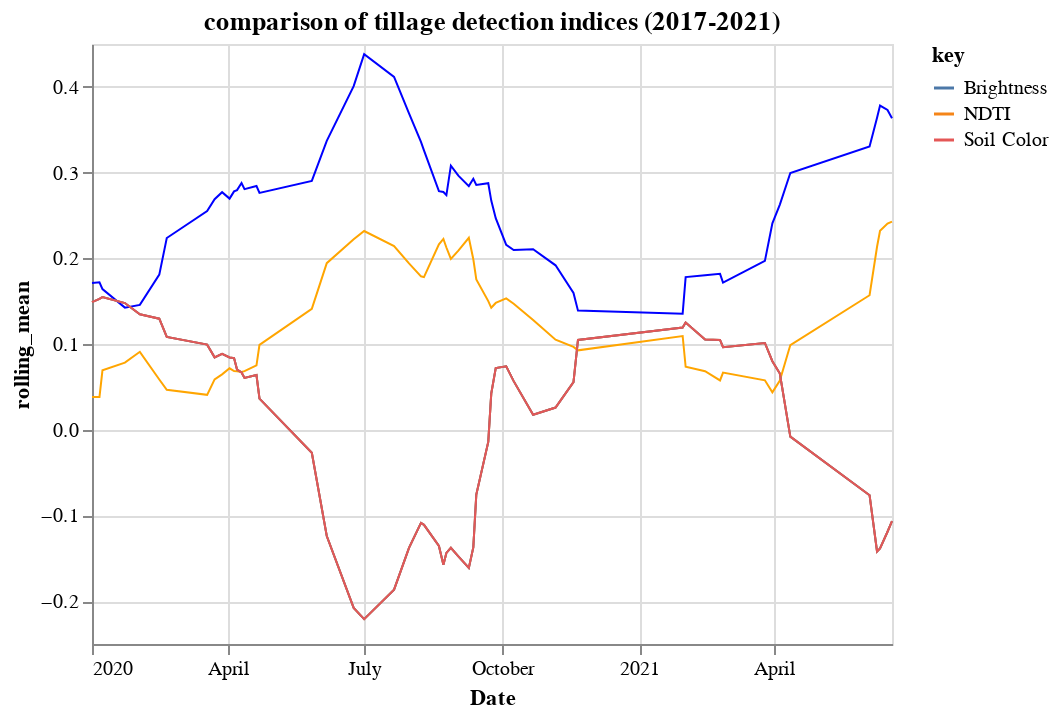

The notebook cell this image was saved under:
### Code cell
import altair as alt

ndtiAverageLine = alt.Chart(df).mark_line(
    size=1,
    color='orange'
).transform_window(
    rolling_mean='mean(Average_NDTI)',
    frame=[-1, 1]
    ).encode(
    x='Date:T',
    y='rolling_mean:Q',
)

brightnessAverageLine = alt.Chart(df).mark_line(
    size=1,
    color = 'blue'
).transform_window(
    rolling_mean='mean(Average_Brightness)',
    frame=[-1, 1]
).encode(
    x='Date:T',
    y='rolling_mean:Q',
)


soilColorAverageLine = alt.Chart(df).mark_line(
    color='red',
    size=1
).transform_window(
    rolling_mean='mean(Average_SoilColor)',
    frame=[-1, 1]
).transform_fold(
    ['NDTI', 'Brightness','Soil Color']
).encode(
    x='Date:T',
    y='rolling_mean:Q',
    color='key:N'
).properties(
    title='comparison of tillage detection indices (2017-2021)'
)

brightnessAverageLine + ndtiAverageLine + soilColorAverageLine

### Figure 1 — Vega-Lite specification as saved in the notebook (floating-point values rounded to 4 significant figures)
{"config": {"view": {"continuousWidth": 400, "continuousHeight": 300}}, "layer": [{"mark": {"type": "line", "color": "blue", "size": 1}, "encoding": {"x": {"type": "temporal", "field": "Date"}, "y": {"type": "quantitative", "field": "rolling_mean"}}, "transform": [{"window": [{"op": "mean", "field": "Average_Brightness", "as": "rolling_mean"}], "frame": [-1, 1]}]}, {"mark": {"type": "line", "color": "orange", "size": 1}, "encoding": {"x": {"type": "temporal", "field": "Date"}, "y": {"type": "quantitative", "field": "rolling_mean"}}, "transform": [{"window": [{"op": "mean", "field": "Average_NDTI", "as": "rolling_mean"}], "frame": [-1, 1]}]}, {"mark": {"type": "line", "color": "red", "size": 1}, "encoding": {"color": {"type": "nominal", "field": "key"}, "x": {"type": "temporal", "field": "Date"}, "y": {"type": "quantitative", "field": "rolling_mean"}}, "title": "comparison of tillage detection indices (2017-2021)", "transform": [{"window": [{"op": "mean", "field": "Average_SoilColor", "as": "rolling_mean"}], "frame": [-1, 1]}, {"fold": ["NDTI", "Brightness", "Soil Color"]}]}], "data": {"name": "data-b110f2afc7cc8b14f557af931a48119a"}, "$schema": "https://vega.github.io/schema/vega-lite/v4.8.1.json", "datasets": {"data-b110f2afc7cc8b14f557af931a48119a": [{"Date": "2020-01-01", "Average_NDVI": 0.08561, "Median_NDVI": 0.07719, "Average_NDTI": 0.02261, "Median_NDTI": 0.01705, "Average_Brightness": 0.1444, "Average_SoilColor": 0.1326, "Cloudiness": 0}, {"Date": "2020-01-06", "Average_NDVI": 0.1013, "Median_NDVI": 0.09083, "Average_NDTI": 0.05364, "Median_NDTI": 0.04739, "Average_Brightness": 0.1981, "Average_SoilColor": 0.1652, "Cloudiness": 15.45}, {"Date": "2020-01-08", "Average_NDVI": 0.09829, "Median_NDVI": 0.08695, "Average_NDTI": 0.03862, "Median_NDTI": 0.02991, "Average_Brightness": 0.1736, "Average_SoilColor": 0.1601, "Cloudiness": 0}, {"Date": "2020-01-23", "Average_NDVI": 0.1091, "Median_NDVI": 0.1046, "Average_NDTI": 0.1157, "Median_NDTI": 0.1128, "Average_Brightness": 0.1206, "Average_SoilColor": 0.139, "Cloudiness": 0}, {"Date": "2020-02-02", "Average_NDVI": 0.1146, "Median_NDVI": 0.1084, "Average_NDTI": 0.08029, "Median_NDTI": 0.07567, "Average_Brightness": 0.1331, "Average_SoilColor": 0.1442, "Cloudiness": 0}, {"Date": "2020-02-15", "Average_NDVI": 0.09422, "Median_NDVI": 0.08699, "Average_NDTI": 0.07668, "Median_NDTI": 0.0727, "Average_Brightness": 0.1831, "Average_SoilColor": 0.121, "Cloudiness": 0}, {"Date": "2020-02-20", "Average_NDVI": 0.07717, "Median_NDVI": 0.06736, "Average_NDTI": 0.01884, "Median_NDTI": 0.01123, "Average_Brightness": 0.2267, "Average_SoilColor": 0.1234, "Cloudiness": 0}, {"Date": "2020-03-18", "Average_NDVI": 0.1011, "Median_NDVI": 0.07712, "Average_NDTI": 0.04403, "Median_NDTI": 0.02383, "Average_Brightness": 0.261, "Average_SoilColor": 0.08059, "Cloudiness": 0}, {"Date": "2020-03-23", "Average_NDVI": 0.1009, "Median_NDVI": 0.07513, "Average_NDTI": 0.05925, "Median_NDTI": 0.04646, "Average_Brightness": 0.2774, "Average_SoilColor": 0.09376, "Cloudiness": 14.18}, {"Date": "2020-03-28", "Average_NDVI": 0.1137, "Median_NDVI": 0.09264, "Average_NDTI": 0.0729, "Median_NDTI": 0.08634, "Average_Brightness": 0.2683, "Average_SoilColor": 0.079, "Cloudiness": 21.83}, {"Date": "2020-04-02", "Average_NDVI": 0.1083, "Median_NDVI": 0.06941, "Average_NDTI": 0.06165, "Median_NDTI": 0.03747, "Average_Brightness": 0.2857, "Average_SoilColor": 0.09295, "Cloudiness": 0}, {"Date": "2020-04-05", "Average_NDVI": 0.1126, "Median_NDVI": 0.07126, "Average_NDTI": 0.08039, "Median_NDTI": 0.07066, "Average_Brightness": 0.2548, "Average_SoilColor": 0.08103, "Cloudiness": 0}, {"Date": "2020-04-07", "Average_NDVI": 0.1045, "Median_NDVI": 0.06426, "Average_NDTI": 0.06323, "Median_NDTI": 0.0459, "Average_Brightness": 0.2937, "Average_SoilColor": 0.07667, "Cloudiness": 0}, {"Date": "2020-04-10", "Average_NDVI": 0.1039, "Median_NDVI": 0.07121, "Average_NDTI": 0.06131, "Median_NDTI": 0.05117, "Average_Brightness": 0.2902, "Average_SoilColor": 0.05281, "Cloudiness": 0}, {"Date": "2020-04-12", "Average_NDVI": 0.1275, "Median_NDVI": 0.07906, "Average_NDTI": 0.07748, "Median_NDTI": 0.05807, "Average_Brightness": 0.2795, "Average_SoilColor": 0.07102, "Cloudiness": 0}, {"Date": "2020-04-20", "Average_NDVI": 0.1233, "Median_NDVI": 0.07211, "Average_NDTI": 0.06616, "Median_NDTI": 0.03803, "Average_Brightness": 0.2723, "Average_SoilColor": 0.05734, "Cloudiness": 0}, {"Date": "2020-04-22", "Average_NDVI": 0.131, "Median_NDVI": 0.07597, "Average_NDTI": 0.08183, "Median_NDTI": 0.04993, "Average_Brightness": 0.3013, "Average_SoilColor": 0.063, "Cloudiness": 0}, {"Date": "2020-05-27", "Average_NDVI": 0.2078, "Median_NDVI": 0.213, "Average_NDTI": 0.1492, "Median_NDTI": 0.1529, "Average_Brightness": 0.2554, "Average_SoilColor": -0.01162, "Cloudiness": 0.9955}, {"Date": "2020-06-06", "Average_NDVI": 0.3318, "Median_NDVI": 0.2909, "Average_NDTI": 0.1919, "Median_NDTI": 0.1963, "Average_Brightness": 0.3142, "Average_SoilColor": -0.1321, "Cloudiness": 0}, {"Date": "2020-06-24", "Average_NDVI": 0.4147, "Median_NDVI": 0.4279, "Average_NDTI": 0.2418, "Median_NDTI": 0.2528, "Average_Brightness": 0.4412, "Average_SoilColor": -0.2284, "Cloudiness": 0}, {"Date": "2020-07-01", "Average_NDVI": 0.4846, "Median_NDVI": 0.5139, "Average_NDTI": 0.2326, "Median_NDTI": 0.2685, "Average_Brightness": 0.447, "Average_SoilColor": -0.263, "Cloudiness": 0}, {"Date": "2020-07-21", "Average_NDVI": 0.3711, "Median_NDVI": 0.4317, "Average_NDTI": 0.2211, "Median_NDTI": 0.261, "Average_Brightness": 0.4262, "Average_SoilColor": -0.1715, "Cloudiness": 0}, {"Date": "2020-07-31", "Average_NDVI": 0.3363, "Median_NDVI": 0.3847, "Average_NDTI": 0.1891, "Median_NDTI": 0.2234, "Average_Brightness": 0.3619, "Average_SoilColor": -0.1251, "Cloudiness": 0}, {"Date": "2020-08-08", "Average_NDVI": 0.3058, "Median_NDVI": 0.3458, "Average_NDTI": 0.1717, "Median_NDTI": 0.1924, "Average_Brightness": 0.3187, "Average_SoilColor": -0.1172, "Cloudiness": 0}, {"Date": "2020-08-10", "Average_NDVI": 0.2887, "Median_NDVI": 0.3223, "Average_NDTI": 0.1761, "Median_NDTI": 0.1904, "Average_Brightness": 0.3267, "Average_SoilColor": -0.08377, "Cloudiness": 0}, {"Date": "2020-08-20", "Average_NDVI": 0.355, "Median_NDVI": 0.389, "Average_NDTI": 0.1863, "Median_NDTI": 0.1964, "Average_Brightness": 0.3323, "Average_SoilColor": -0.132, "Cloudiness": 0}, {"Date": "2020-08-23", "Average_NDVI": 0.3413, "Median_NDVI": 0.3614, "Average_NDTI": 0.2866, "Median_NDTI": 0.2937, "Average_Brightness": 0.1757, "Average_SoilColor": -0.1911, "Cloudiness": 0.5664}, {"Date": "2020-08-25", "Average_NDVI": 0.3452, "Median_NDVI": 0.3576, "Average_NDTI": 0.1949, "Median_NDTI": 0.1962, "Average_Brightness": 0.3241, "Average_SoilColor": -0.1495, "Cloudiness": 13.46}, {"Date": "2020-08-28", "Average_NDVI": 0.2948, "Median_NDVI": 0.3029, "Average_NDTI": 0.1563, "Median_NDTI": 0.1591, "Average_Brightness": 0.3214, "Average_SoilColor": -0.09063, "Cloudiness": 0}, {"Date": "2020-09-02", "Average_NDVI": 0.375, "Median_NDVI": 0.3885, "Average_NDTI": 0.2469, "Median_NDTI": 0.2432, "Average_Brightness": 0.2786, "Average_SoilColor": -0.1732, "Cloudiness": 0}, {"Date": "2020-09-09", "Average_NDVI": 0.3995, "Median_NDVI": 0.4161, "Average_NDTI": 0.2238, "Median_NDTI": 0.2138, "Average_Brightness": 0.2892, "Average_SoilColor": -0.1794, "Cloudiness": 0}, {"Date": "2020-09-12", "Average_NDVI": 0.3367, "Median_NDVI": 0.3575, "Average_NDTI": 0.2008, "Median_NDTI": 0.1924, "Average_Brightness": 0.2849, "Average_SoilColor": -0.1309, "Cloudiness": 0}, {"Date": "2020-09-14", "Average_NDVI": 0.2863, "Median_NDVI": 0.3067, "Average_NDTI": 0.1722, "Median_NDTI": 0.1592, "Average_Brightness": 0.304, "Average_SoilColor": -0.1016, "Cloudiness": 0}, {"Date": "2020-09-22", "Average_NDVI": 0.2251, "Median_NDVI": 0.2209, "Average_NDTI": 0.1528, "Median_NDTI": 0.1572, "Average_Brightness": 0.2679, "Average_SoilColor": 0.005533, "Cloudiness": 0}, {"Date": "2020-09-24", "Average_NDVI": 0.1809, "Median_NDVI": 0.1465, "Average_NDTI": 0.1251, "Median_NDTI": 0.1124, "Average_Brightness": 0.2908, "Average_SoilColor": 0.05348, "Cloudiness": 0}, {"Date": "2020-09-27", "Average_NDVI": 0.1684, "Median_NDVI": 0.1269, "Average_NDTI": 0.1489, "Median_NDTI": 0.1416, "Average_Brightness": 0.2434, "Average_SoilColor": 0.06723, "Cloudiness": 0}, {"Date": "2020-10-04", "Average_NDVI": 0.1554, "Median_NDVI": 0.123, "Average_NDTI": 0.1697, "Median_NDTI": 0.1611, "Average_Brightness": 0.2063, "Average_SoilColor": 0.095, "Cloudiness": 0}, {"Date": "2020-10-09", "Average_NDVI": 0.1602, "Median_NDVI": 0.1427, "Average_NDTI": 0.1408, "Median_NDTI": 0.1373, "Average_Brightness": 0.1971, "Average_SoilColor": 0.05968, "Cloudiness": 0}, {"Date": "2020-10-22", "Average_NDVI": 0.1635, "Median_NDVI": 0.1337, "Average_NDTI": 0.1306, "Median_NDTI": 0.1235, "Average_Brightness": 0.2252, "Average_SoilColor": 0.01536, "Cloudiness": 0}, {"Date": "2020-11-06", "Average_NDVI": 0.1972, "Median_NDVI": 0.1542, "Average_NDTI": 0.113, "Median_NDTI": 0.101, "Average_Brightness": 0.2091, "Average_SoilColor": -0.02291, "Cloudiness": 0}, {"Date": "2020-11-18", "Average_NDVI": 0.1308, "Median_NDVI": 0.1123, "Average_NDTI": 0.07158, "Median_NDTI": 0.06696, "Average_Brightness": 0.141, "Average_SoilColor": 0.08512, "Cloudiness": 0}, {"Date": "2020-11-21", "Average_NDVI": 0.1233, "Median_NDVI": 0.1065, "Average_NDTI": 0.1053, "Median_NDTI": 0.1001, "Average_Brightness": 0.1287, "Average_SoilColor": 0.1045, "Cloudiness": 0}, {"Date": "2021-01-30", "Average_NDVI": 0.1022, "Median_NDVI": 0.09662, "Average_NDTI": 0.1009, "Median_NDTI": 0.09827, "Average_Brightness": 0.1472, "Average_SoilColor": 0.1246, "Cloudiness": 0}, {"Date": "2021-02-01", "Average_NDVI": 0.1016, "Median_NDVI": 0.09471, "Average_NDTI": 0.1218, "Median_NDTI": 0.1187, "Average_Brightness": 0.1303, "Average_SoilColor": 0.1284, "Cloudiness": 0}, {"Date": "2021-02-14", "Average_NDVI": 0.0609, "Median_NDVI": 0.05068, "Average_NDTI": -0.002287, "Median_NDTI": 0.0007666, "Average_Brightness": 0.2569, "Average_SoilColor": 0.1221, "Cloudiness": 0}, {"Date": "2021-02-24", "Average_NDVI": 0.08155, "Median_NDVI": 0.07908, "Average_NDTI": 0.0852, "Median_NDTI": 0.08261, "Average_Brightness": 0.1536, "Average_SoilColor": 0.06548, "Cloudiness": 0}, {"Date": "2021-02-26", "Average_NDVI": 0.1183, "Median_NDVI": 0.1123, "Average_NDTI": 0.08948, "Median_NDTI": 0.08549, "Average_Brightness": 0.1351, "Average_SoilColor": 0.1266, "Cloudiness": 0}, {"Date": "2021-03-26", "Average_NDVI": 0.08973, "Median_NDVI": 0.08304, "Average_NDTI": 0.02512, "Median_NDTI": 0.02299, "Average_Brightness": 0.226, "Average_SoilColor": 0.09664, "Cloudiness": 0}, {"Date": "2021-03-31", "Average_NDVI": 0.1018, "Median_NDVI": 0.09477, "Average_NDTI": 0.05828, "Median_NDTI": 0.05717, "Average_Brightness": 0.2299, "Average_SoilColor": 0.08039, "Cloudiness": 0}, {"Date": "2021-04-05", "Average_NDVI": 0.09958, "Median_NDVI": 0.09669, "Average_NDTI": 0.04757, "Median_NDTI": 0.04826, "Average_Brightness": 0.2667, "Average_SoilColor": 0.06282, "Cloudiness": 0}, {"Date": "2021-04-12", "Average_NDVI": 0.1236, "Median_NDVI": 0.1201, "Average_NDTI": 0.06627, "Median_NDTI": 0.06871, "Average_Brightness": 0.2913, "Average_SoilColor": 0.05325, "Cloudiness": 0}, {"Date": "2021-06-04", "Average_NDVI": 0.3271, "Median_NDVI": 0.3692, "Average_NDTI": 0.1825, "Median_NDTI": 0.2041, "Average_Brightness": 0.3405, "Average_SoilColor": -0.1403, "Cloudiness": 0}, {"Date": "2021-06-09", "Average_NDVI": 0.3468, "Median_NDVI": 0.3771, "Average_NDTI": 0.2218, "Median_NDTI": 0.2392, "Average_Brightness": 0.3592, "Average_SoilColor": -0.1422, "Cloudiness": 0}, {"Date": "2021-06-11", "Average_NDVI": 0.3163, "Median_NDVI": 0.3379, "Average_NDTI": 0.2361, "Median_NDTI": 0.2528, "Average_Brightness": 0.3923, "Average_SoilColor": -0.1437, "Cloudiness": 0}, {"Date": "2021-06-16", "Average_NDVI": 0.356, "Median_NDVI": 0.3732, "Average_NDTI": 0.2386, "Median_NDTI": 0.2509, "Average_Brightness": 0.383, "Average_SoilColor": -0.1297, "Cloudiness": 0}, {"Date": "2021-06-19", "Average_NDVI": 0.3149, "Median_NDVI": 0.3225, "Average_NDTI": 0.247, "Median_NDTI": 0.2548, "Average_Brightness": 0.344, "Average_SoilColor": -0.0838, "Cloudiness": 0}]}}
